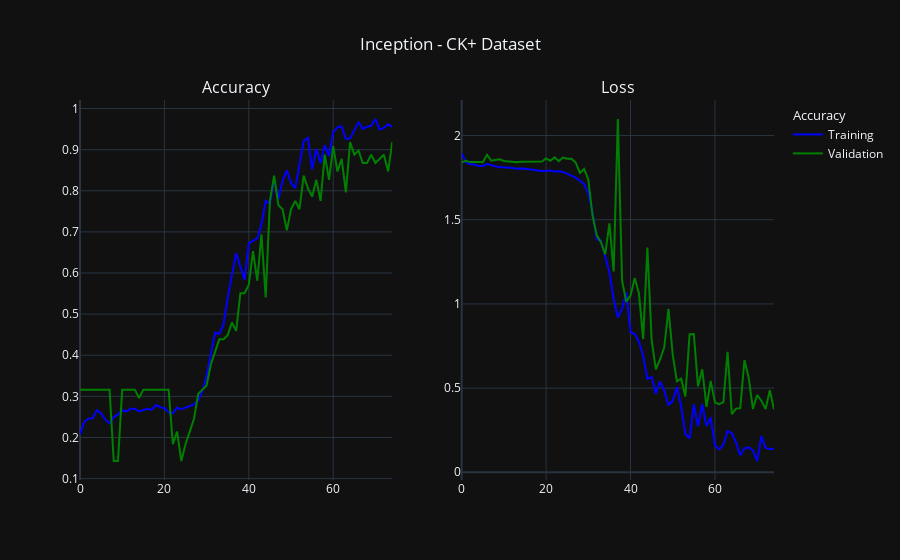

The notebook cell this image was saved under:
### Code cell
import plotly.io as pio
import plotly.express as px
import plotly.graph_objects as go
from plotly.subplots import make_subplots
import plotly.figure_factory as ff

# plot the results
epochs_range = np.arange(len(history.history['accuracy']))
fig = make_subplots(rows=1, cols=2, subplot_titles=('Accuracy', 'Loss'))

fig.add_trace(
    go.Scatter(
        x=epochs_range, y=history.history['accuracy'],
        name='Training', legendgroup='accuracy', mode='lines',  line=dict(color='blue'),
        legendgrouptitle_text='Accuracy'), row=1, col=1)
fig.add_trace(go.Scatter(x=epochs_range, y=history.history['val_accuracy'], mode='lines',  line=dict(color='green'),
    name='Validation', legendgroup='accuracy'), row=1, col=1)

fig.add_trace(
    go.Scatter(x=epochs_range, y=history.history['loss'], line=dict(color='blue'),
    mode='lines', showlegend=False), row=1, col=2)
fig.add_trace(
    go.Scatter(x=epochs_range, y=history.history['val_loss'], line=dict(color='green'),
    mode='lines', showlegend=False), row=1, col=2)


fig.update_layout(
    template='plotly_dark',
    title="Inception - CK+ Dataset",
    title_x=0.5
    ## xaxis_title="Epochs"
    ## yaxis_title="LR Value",)
)

# save and display the plot image
pio.write_image(fig, "./history.png", scale=6, width=1000, height=600)
fig.show()

### Figure 1 — Plotly figure (JSON) as saved in the notebook; plotly's stock layout.template omitted (floating-point values rounded to 4 significant figures)
{"data": [{"legendgroup": "accuracy", "legendgrouptitle": {"text": "Accuracy"}, "line": {"color": "blue"}, "mode": "lines", "name": "Training", "type": "scatter", "x": [0, 1, 2, 3, 4, 5, 6, 7, 8, 9, 10, 11, 12, 13, 14, 15, 16, 17, 18, 19, 20, 21, 22, 23, 24, 25, 26, 27, 28, 29, 30, 31, 32, 33, 34, 35, 36, 37, 38, 39, 40, 41, 42, 43, 44, 45, 46, 47, 48, 49, 50, 51, 52, 53, 54, 55, 56, 57, 58, 59, 60, 61, 62, 63, 64, 65, 66, 67, 68, 69, 70, 71, 72, 73, 74], "xaxis": "x", "y": [0.2076, 0.2382, 0.2459, 0.2471, 0.2662, 0.2586, 0.2433, 0.2344, 0.2497, 0.2561, 0.2662, 0.2637, 0.2701, 0.2701, 0.2637, 0.2675, 0.2701, 0.2675, 0.279, 0.2739, 0.2713, 0.2611, 0.2586, 0.2726, 0.2688, 0.2726, 0.2764, 0.2803, 0.2904, 0.3121, 0.3503, 0.4013, 0.4548, 0.4522, 0.4752, 0.5401, 0.5987, 0.6484, 0.6153, 0.5834, 0.6726, 0.6777, 0.6841, 0.7185, 0.7758, 0.7682, 0.8268, 0.7796, 0.8242, 0.8497, 0.8191, 0.8064, 0.8599, 0.921, 0.9287, 0.8522, 0.9019, 0.8675, 0.9108, 0.8841, 0.9427, 0.9541, 0.9567, 0.9261, 0.9274, 0.9478, 0.9669, 0.9503, 0.9554, 0.958, 0.9745, 0.949, 0.9529, 0.9618, 0.9554], "yaxis": "y"}, {"legendgroup": "accuracy", "line": {"color": "green"}, "mode": "lines", "name": "Validation", "type": "scatter", "x": [0, 1, 2, 3, 4, 5, 6, 7, 8, 9, 10, 11, 12, 13, 14, 15, 16, 17, 18, 19, 20, 21, 22, 23, 24, 25, 26, 27, 28, 29, 30, 31, 32, 33, 34, 35, 36, 37, 38, 39, 40, 41, 42, 43, 44, 45, 46, 47, 48, 49, 50, 51, 52, 53, 54, 55, 56, 57, 58, 59, 60, 61, 62, 63, 64, 65, 66, 67, 68, 69, 70, 71, 72, 73, 74], "xaxis": "x", "y": [0.3163, 0.3163, 0.3163, 0.3163, 0.3163, 0.3163, 0.3163, 0.3163, 0.1429, 0.1429, 0.3163, 0.3163, 0.3163, 0.3163, 0.2959, 0.3163, 0.3163, 0.3163, 0.3163, 0.3163, 0.3163, 0.3163, 0.1837, 0.2143, 0.1429, 0.1837, 0.2143, 0.2449, 0.3061, 0.3163, 0.3265, 0.3776, 0.4082, 0.4388, 0.4388, 0.449, 0.4796, 0.4592, 0.551, 0.551, 0.5714, 0.6531, 0.5816, 0.6939, 0.5408, 0.7755, 0.8367, 0.7653, 0.7551, 0.7041, 0.7551, 0.7755, 0.7551, 0.8367, 0.8061, 0.7857, 0.8265, 0.7755, 0.8878, 0.8265, 0.9082, 0.8469, 0.8776, 0.7959, 0.9184, 0.8878, 0.898, 0.8673, 0.8673, 0.8878, 0.8673, 0.8776, 0.8878, 0.8469, 0.9184], "yaxis": "y"}, {"line": {"color": "blue"}, "mode": "lines", "showlegend": false, "type": "scatter", "x": [0, 1, 2, 3, 4, 5, 6, 7, 8, 9, 10, 11, 12, 13, 14, 15, 16, 17, 18, 19, 20, 21, 22, 23, 24, 25, 26, 27, 28, 29, 30, 31, 32, 33, 34, 35, 36, 37, 38, 39, 40, 41, 42, 43, 44, 45, 46, 47, 48, 49, 50, 51, 52, 53, 54, 55, 56, 57, 58, 59, 60, 61, 62, 63, 64, 65, 66, 67, 68, 69, 70, 71, 72, 73, 74], "xaxis": "x2", "y": [1.896, 1.841, 1.829, 1.828, 1.818, 1.818, 1.83, 1.823, 1.815, 1.811, 1.812, 1.81, 1.807, 1.802, 1.805, 1.802, 1.799, 1.796, 1.792, 1.79, 1.789, 1.792, 1.787, 1.788, 1.784, 1.774, 1.764, 1.75, 1.732, 1.711, 1.659, 1.543, 1.384, 1.375, 1.283, 1.187, 1.031, 0.9198, 0.9715, 1.069, 0.8317, 0.8207, 0.7756, 0.6919, 0.5553, 0.5671, 0.4668, 0.5393, 0.4875, 0.3978, 0.4252, 0.5056, 0.3906, 0.2276, 0.2021, 0.4027, 0.2728, 0.4044, 0.2742, 0.3254, 0.1595, 0.1356, 0.162, 0.2448, 0.2335, 0.1765, 0.1011, 0.1421, 0.1489, 0.1296, 0.06706, 0.2156, 0.1454, 0.137, 0.1393], "yaxis": "y2"}, {"line": {"color": "green"}, "mode": "lines", "showlegend": false, "type": "scatter", "x": [0, 1, 2, 3, 4, 5, 6, 7, 8, 9, 10, 11, 12, 13, 14, 15, 16, 17, 18, 19, 20, 21, 22, 23, 24, 25, 26, 27, 28, 29, 30, 31, 32, 33, 34, 35, 36, 37, 38, 39, 40, 41, 42, 43, 44, 45, 46, 47, 48, 49, 50, 51, 52, 53, 54, 55, 56, 57, 58, 59, 60, 61, 62, 63, 64, 65, 66, 67, 68, 69, 70, 71, 72, 73, 74], "xaxis": "x2", "y": [1.841, 1.85, 1.842, 1.841, 1.842, 1.842, 1.886, 1.85, 1.856, 1.858, 1.848, 1.846, 1.843, 1.841, 1.845, 1.846, 1.844, 1.848, 1.844, 1.846, 1.864, 1.85, 1.871, 1.848, 1.87, 1.863, 1.862, 1.84, 1.778, 1.802, 1.739, 1.525, 1.407, 1.366, 1.294, 1.478, 1.193, 2.098, 1.137, 1.012, 1.049, 1.153, 1.062, 0.7912, 1.335, 0.7874, 0.6117, 0.6698, 0.7419, 0.9708, 0.6992, 0.5401, 0.556, 0.4507, 0.8203, 0.821, 0.5107, 0.6118, 0.3881, 0.5428, 0.4151, 0.4042, 0.4168, 0.716, 0.3449, 0.3773, 0.381, 0.6657, 0.5618, 0.3762, 0.4589, 0.4254, 0.3751, 0.4872, 0.3738], "yaxis": "y2"}], "layout": {"annotations": [{"font": {"size": 16}, "showarrow": false, "text": "Accuracy", "x": 0.225, "xanchor": "center", "xref": "paper", "y": 1, "yanchor": "bottom", "yref": "paper"}, {"font": {"size": 16}, "showarrow": false, "text": "Loss", "x": 0.775, "xanchor": "center", "xref": "paper", "y": 1, "yanchor": "bottom", "yref": "paper"}], "title": {"text": "Inception - CK+ Dataset", "x": 0.5}, "xaxis": {"anchor": "y", "domain": [0, 0.45]}, "xaxis2": {"anchor": "y2", "domain": [0.55, 1]}, "yaxis": {"anchor": "x", "domain": [0, 1]}, "yaxis2": {"anchor": "x2", "domain": [0, 1]}}}
